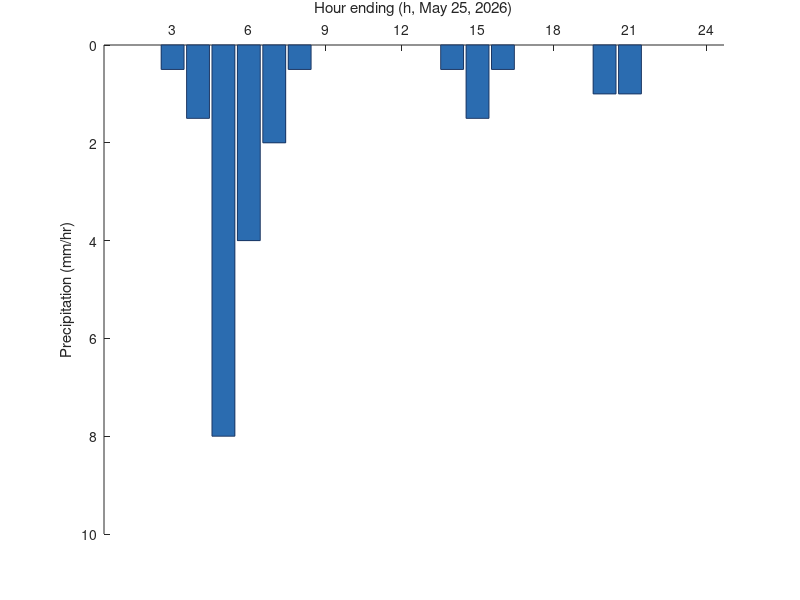

Write MATLAB code to recreate this figure.
% Chapter 3, Figure 3.16 - Hourly hyetograph for a 24-hour period (21 mm total)
hrs = 1:24;
v = zeros(1, 24); v([3 4 5 6 7 8 14 15 16 20 21]) = [0.5 1.5 8 4 2 0.5 0.5 1.5 0.5 1 1];
assert(abs(sum(v) - 21) < 1e-9)
fig = figure('Position', [100 100 800 400]);
ax = axes(fig); hold(ax, 'on');
for k = 1:24
    patch(ax, k + [-0.45 0.45 0.45 -0.45], [0 0 v(k) v(k)], [0.169 0.424 0.69], 'EdgeColor', [0.1 0.21 0.39]);
end
set(ax, 'YDir', 'reverse', 'XAxisLocation', 'top', 'XTick', 0:3:24, 'Box', 'off');
xlim(ax, [0.3 24.7]); ylim(ax, [0 10]);
xlabel(ax, 'Hour ending (h, May 25, 2026)'); ylabel(ax, 'Precipitation (mm/hr)');
print(fig, '-dpng', '-r150', 'figure_matlab.png');
